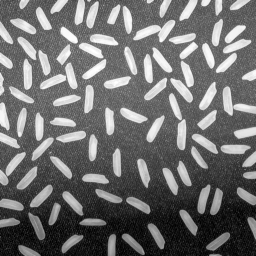
#> input picture Old codes/Dataset/Image6.png, 256 x 256 px, found by its file name
$ jupyter execute plots.ipynb
#> lines starting #> are read from the running program, lines starting #| are printed output that depends on the picture
[cell 1]
import matplotlib.pyplot as plt
import numpy as np
import cv2

Image 3: Cameraman

[cell 2]
Image= 'Cameraman'

# Noise levels
sigma = np.array([5, 10, 20, 30, 40, 50])

# SPGL_BPDN PSNR/SSIM
spgl_bpdn_psnr = np.array([31.78, 28.49, 22.94, 19.41, 16.91, 15.27])
spgl_bpdn_ssim = np.array([0.595, 0.466, 0.347, 0.276, 0.228, 0.191])

# SPGL_LASSO PSNR/SSIM
spgl_lasso_psnr = np.array([33.21, 29.16, 23.58, 20.04, 17.45, 15.73])
spgl_lasso_ssim = np.array([0.608, 0.475, 0.352, 0.278, 0.227, 0.195])

# ELASTIC_Net PSNR/SSIM
elastic_net_psnr = np.array([32.24, 28.90, 23.05, 19.59, 17.14, 15.19])
elastic_net_ssim = np.array([0.591, 0.473, 0.347, 0.277, 0.229, 0.191])

# Create the plot
plt.figure(figsize=(12, 6))

# Plot PSNR for all methods
plt.subplot(1, 2, 1)
plt.plot(sigma, spgl_bpdn_psnr, label='SPGL_BPDN PSNR', marker='o')
plt.plot(sigma, spgl_lasso_psnr, label='SPGL_LASSO PSNR', marker='o')
plt.plot(sigma, elastic_net_psnr, label='ELASTIC_Net PSNR', marker='o')
plt.xlabel('Standard deviation (σ, in pixels) for Image in [0,255]')
plt.ylabel('PSNR')
plt.title('PSNR vs Noise Level: PCA denoising')
plt.legend()
plt.grid(True)

# Plot SSIM for all methods
plt.subplot(1, 2, 2)
plt.plot(sigma, spgl_bpdn_ssim, label='SPGL_BPDN SSIM', marker='o')
plt.plot(sigma, spgl_lasso_ssim, label='SPGL_LASSO SSIM', marker='o')
plt.plot(sigma, elastic_net_ssim, label='ELASTIC_Net SSIM', marker='o')
plt.xlabel('Standard deviation (σ, in pixels) for Image in [0,255]')
plt.ylabel('SSIM')
plt.title('SSIM vs Noise Level: PCA denoising')
plt.legend()
plt.grid(True)

# Show the plot
plt.tight_layout()
plt.show()
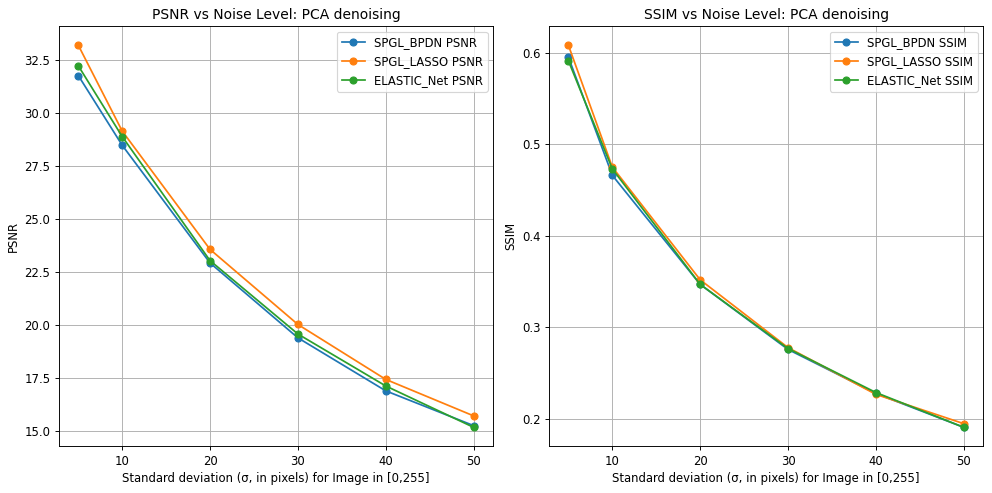
#> figure drawn by matplotlib, 2 panels

[cell 3]
Image= 'Cameraman'

# Noise levels
sigma = np.array([5, 10, 20, 30, 40, 50])

# SPGL_BPDN PSNR/SSIM
spgl_bpdn_psnr = np.array([31.78, 28.49, 22.94, 19.41, 16.91, 15.27])
spgl_bpdn_ssim = np.array([0.595, 0.466, 0.347, 0.276, 0.228, 0.191])

# SPGL_LASSO PSNR/SSIM
spgl_lasso_psnr = np.array([33.21, 29.16, 23.58, 20.04, 17.45, 15.73])
spgl_lasso_ssim = np.array([0.608, 0.475, 0.352, 0.278, 0.227, 0.195])

# ELASTIC_Net PSNR/SSIM
elastic_net_psnr = np.array([32.24, 28.90, 23.05, 19.59, 17.14, 15.19])
elastic_net_ssim = np.array([0.591, 0.473, 0.347, 0.277, 0.229, 0.191])

#NLM Denoising with h=0.01, window 250. Had a better result for sigma=10 with h=0.009 and window 300.
NLM_psnr = np.array([27.8, 23.37, 19.89, 17.92, 15.73, 14.26])
NLM_ssim = np.array([0.325, 0.243, 0.156, 0.123, 0.089, 0.059])

#Adding Gaussian Noise and seeing the PSNR/SSIM at the input
Noisy_psnr = np.array([34.32, 28.49, 22.61, 19.07, 16.74, 14.89])
Noisy_ssim = np.array([0.611, 0.471, 0.348, 0.275, 0.228, 0.190])


# The plot
plt.figure(figsize=(12, 6))

# Plot PSNR for all methods

plt.plot(sigma, spgl_lasso_psnr, label='PSP- with NNC Lasso', marker='o')
plt.plot(sigma, elastic_net_psnr, label='PSP- with NN Lasso', marker='o')
plt.plot(sigma, spgl_bpdn_psnr, label='PSP- with BPDN', marker='o')
plt.plot(sigma, NLM_psnr, label='NLM', marker='o')

plt.xlabel('AWGN standard deviation σ (in pixels)', fontsize= 20)
plt.ylabel('PSNR', fontsize= 20)
# plt.title('PSNR vs Noise Level: Denoising from Patched Subspace Projection',fontsize= 16)
plt.legend(fontsize= 20)
plt.xticks(fontsize=15)
plt.yticks(fontsize=15)
plt.grid(True)


# Show the plot
plt.tight_layout()
plt.show()
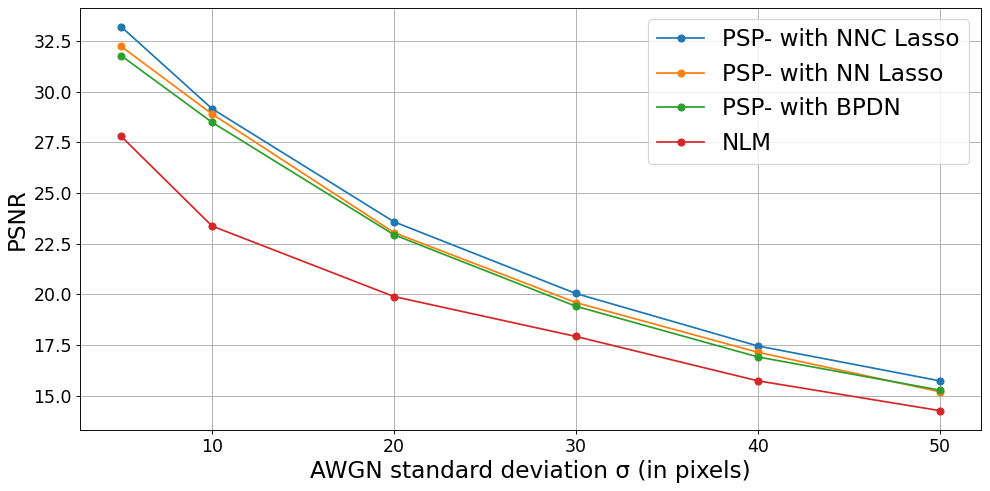
#> figure drawn by matplotlib, 1 panel

[cell 4]
# Create the SSIM plot
plt.figure(figsize=(12, 6))

# Plot PSNR for all methods

plt.plot(sigma, spgl_bpdn_ssim, label='BPDN', marker='o')
plt.plot(sigma, spgl_lasso_ssim, label='NNC Lasso', marker='o')
plt.plot(sigma, elastic_net_ssim, label='NN Lasso', marker='o')
plt.plot(sigma, NLM_ssim, label='NLM', marker='o')

plt.xlabel('AWGN standard deviation σ (in pixels)', fontsize= 20)
plt.ylabel('SSIM', fontsize= 20)
# plt.title('PSNR vs Noise Level: Denoising from Patched Subspace Projection',fontsize= 16)
plt.legend(fontsize= 20)
plt.xticks(fontsize=15)
plt.yticks(fontsize=15)
plt.grid(True)


# Show the plot
plt.tight_layout()
plt.show()
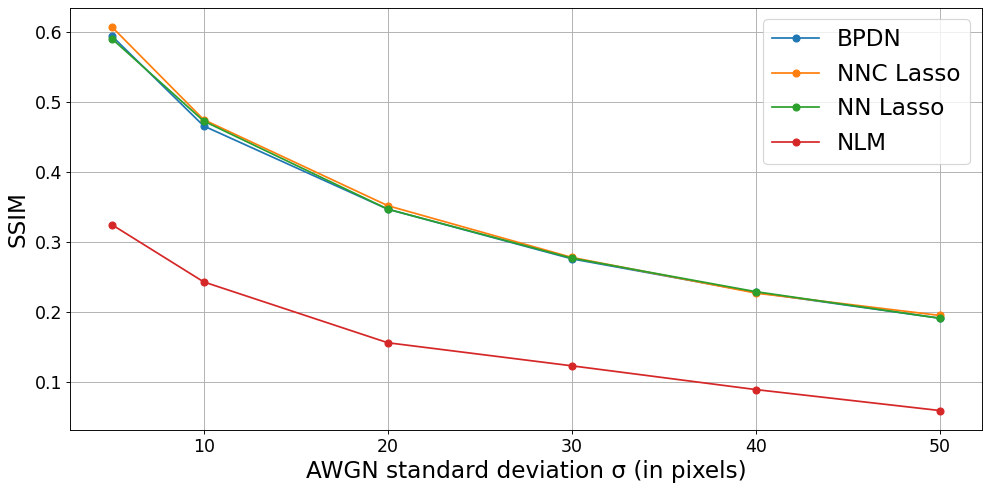
#> figure drawn by matplotlib, 1 panel

[cell 5]
# Create the PSNR plot with noise
plt.figure(figsize=(12, 6))

# Plot PSNR for all methods

plt.plot(sigma, spgl_bpdn_psnr, label='BPDN', marker='o')
plt.plot(sigma, spgl_lasso_psnr, label='NNC Lasso', marker='o')
plt.plot(sigma, elastic_net_psnr, label='NN Lasso', marker='o')
# plt.plot(sigma, NLM_psnr, label='NLM', marker='o')
plt.plot(sigma, Noisy_psnr, label='Noisy', marker='o')

plt.xlabel('AWGN standard deviation σ (in pixels)', fontsize= 20)
plt.ylabel('PSNR', fontsize= 20)
# plt.title('PSNR vs Noise Level: Denoising from Patched Subspace Projection',fontsize= 16)
plt.legend(fontsize= 20)
plt.xticks(fontsize=15)
plt.yticks(fontsize=15)
plt.grid(True)


# Show the plot
plt.tight_layout()
plt.show()

[cell 6]
# SSIM Plot with the noise input
plt.figure(figsize=(12, 6))

# Plot PSNR for all methods

plt.plot(sigma, spgl_bpdn_ssim, label='BPDN', marker='o')
plt.plot(sigma, spgl_lasso_ssim, label='NNC Lasso', marker='o')
plt.plot(sigma, elastic_net_ssim, label='NN Lasso', marker='o')
plt.plot(sigma, NLM_ssim, label='NLM', marker='o')
plt.plot(sigma, Noisy_ssim, label='Noisy', marker='o')

plt.xlabel('AWGN standard deviation σ (in pixels)', fontsize= 20)
plt.ylabel('SSIM', fontsize= 20)
# plt.title('PSNR vs Noise Level: Denoising from Patched Subspace Projection',fontsize= 16)
plt.legend(fontsize= 20)
plt.xticks(fontsize=15)
plt.yticks(fontsize=15)
plt.grid(True)


# Show the plot
plt.tight_layout()
plt.show()

[cell 7]
# SSIM Plot with the noise input
plt.figure(figsize=(12, 6))

# Plot PSNR for all methods

plt.plot(sigma, spgl_bpdn_ssim, label='BPDN', marker='o')
plt.plot(sigma, spgl_lasso_ssim, label='NNC Lasso', marker='o')
plt.plot(sigma, elastic_net_ssim, label='NN Lasso', marker='o')
# plt.plot(sigma, NLM_ssim, label='NLM', marker='o')
plt.plot(sigma, Noisy_ssim, label='Noisy', marker='o')

plt.xlabel('AWGN standard deviation σ (in pixels)', fontsize= 20)
plt.ylabel('SSIM', fontsize= 20)
# plt.title('PSNR vs Noise Level: Denoising from Patched Subspace Projection',fontsize= 16)
plt.legend(fontsize= 20)
plt.xticks(fontsize=15)
plt.yticks(fontsize=15)
plt.grid(True)


# Show the plot
plt.tight_layout()
plt.show()

Image 6: Rice

[cell 8]
Image= 'Rice'

# Noise levels
sigma = np.array([5, 10, 20, 30, 40, 50, 100])

# SPGL_BPDN PSNR/SSIM
spgl_bpdn_psnr = np.array([31.39, 28.28, 23.05, 19.68, 17.21, 15.37, 10.61])
spgl_bpdn_ssim = np.array([0.904, 0.830, 0.675, 0.556, 0.474, 0.406, 0.211])

# SPGL_LASSO PSNR/SSIM
spgl_lasso_psnr = np.array([32.27, 28.43, 23.07, 19.75, 17.49, 15.73, 10.97])
spgl_lasso_ssim = np.array([0.908, 0.832, 0.677, 0.561, 0.481, 0.416, 0.220])

# ELASTIC_Net PSNR/SSIM
elastic_net_psnr = np.array([32.21, 28.40, 22.94, 19.61, 17.26, 15.37, 10.68])
elastic_net_ssim = np.array([0.910, 0.833, 0.672, 0.557, 0.474, 0.405, 0.211])

# Create the plot
plt.figure(figsize=(12, 6))

# Plot PSNR for all methods
plt.subplot(1, 2, 1)
plt.plot(sigma, spgl_bpdn_psnr, label='SPGL_BPDN PSNR', marker='o')
plt.plot(sigma, spgl_lasso_psnr, label='SPGL_LASSO PSNR', marker='o')
plt.plot(sigma, elastic_net_psnr, label='ELASTIC_Net PSNR', marker='o')
plt.xlabel('Standard deviation (σ, in pixels) for Image in [0,255]')
plt.ylabel('PSNR')
plt.title('PSNR vs Noise Level')
plt.legend()
plt.grid(True)

# Plot SSIM for all methods
plt.subplot(1, 2, 2)
plt.plot(sigma, spgl_bpdn_ssim, label='SPGL_BPDN SSIM', marker='o')
plt.plot(sigma, spgl_lasso_ssim, label='SPGL_LASSO SSIM', marker='o')
plt.plot(sigma, elastic_net_ssim, label='ELASTIC_Net SSIM', marker='o')
plt.xlabel('Standard deviation (σ, in pixels) for Image in [0,255]')
plt.ylabel('SSIM')
plt.title('SSIM vs Noise Level: ')
plt.legend()
plt.grid(True)

# Show the plot
plt.tight_layout()
plt.show()

Image1: Fruits

[cell 9]
Image= 'Fruits'

# Noise levels (σ)
sigma = np.array([5, 10, 20, 30, 40, 50, 100])

# SPGL_BPDN PSNR/SSIM
spgl_bpdn_psnr = np.array([35.45, 29.32, 22.95, 19.66, 17.45, 15.82, 11.07])
spgl_bpdn_ssim = np.array([0.625, 0.419, 0.238, 0.161, 0.120, 0.092, 0.034])

# SPGL_LASSO PSNR/SSIM
spgl_lasso_psnr = np.array([35.62, 29.32, 23.33, 20.05, 17.83, 16.23, 11.39])
spgl_lasso_ssim = np.array([0.634, 0.420, 0.249, 0.169, 0.124, 0.096, 0.036])

# ELASTIC_Net PSNR/SSIM
elastic_net_psnr = np.array([35.45, 29.08, 23.22, 19.78, 17.55, 15.84, 11.16])
elastic_net_ssim = np.array([0.624, 0.414, 0.244, 0.163, 0.118, 0.090, 0.034])

# Create the plot
plt.figure(figsize=(12, 6))

# Plot PSNR for all methods
plt.subplot(1, 2, 1)
plt.plot(sigma, spgl_bpdn_psnr, label='SPGL_BPDN PSNR', marker='o')
plt.plot(sigma, spgl_lasso_psnr, label='SPGL_LASSO PSNR', marker='o')
plt.plot(sigma, elastic_net_psnr, label='ELASTIC_Net PSNR', marker='o')
plt.xlabel('Standard deviation (σ, in pixels) for Image in [0,255]')
plt.ylabel('PSNR')
plt.title('PSNR vs Noise Level')
plt.legend()
plt.grid(True)

# Plot SSIM for all methods
plt.subplot(1, 2, 2)
plt.plot(sigma, spgl_bpdn_ssim, label='SPGL_BPDN SSIM', marker='o')
plt.plot(sigma, spgl_lasso_ssim, label='SPGL_LASSO SSIM', marker='o')
plt.plot(sigma, elastic_net_ssim, label='ELASTIC_Net SSIM', marker='o')
plt.xlabel('Standard deviation (σ, in pixels) for Image in [0,255]')
plt.ylabel('SSIM')
plt.title('SSIM vs Noise Level: ')
plt.legend()
plt.grid(True)

# Show the plot
plt.tight_layout()
plt.show()

Image7: wheel

[cell 10]
Image= 'Wheel'

# Noise levels (σ)
sigma = np.array([5, 10, 20, 30, 40, 50])

# SPGL_BPDN PSNR/SSIM
spgl_bpdn_psnr = np.array([35.00, 29.28, 23.38, 20.11, 17.75, 15.99])
spgl_bpdn_ssim = np.array([0.763, 0.623, 0.469, 0.376, 0.301, 0.249])

# SPGL_LASSO PSNR/SSIM
spgl_lasso_psnr = np.array([35.15, 29.32, 23.50, 20.35, 17.97, 16.15])
spgl_lasso_ssim = np.array([0.770, 0.627, 0.471, 0.377, 0.305, 0.250])

# ELASTIC_Net PSNR/SSIM
elastic_net_psnr = np.array([34.82, 29.06, 23.43, 20.17, 17.78, 16.05])
elastic_net_ssim = np.array([0.758, 0.622, 0.471, 0.375, 0.300, 0.248])

# Create the plot
plt.figure(figsize=(12, 6))

# Plot PSNR for all methods
plt.subplot(1, 2, 1)
plt.plot(sigma, spgl_bpdn_psnr, label='SPGL_BPDN PSNR', marker='o')
plt.plot(sigma, spgl_lasso_psnr, label='SPGL_LASSO PSNR', marker='o')
plt.plot(sigma, elastic_net_psnr, label='ELASTIC_Net PSNR', marker='o')
plt.xlabel('Standard deviation (σ, in pixels) for Image in [0,255]')
plt.ylabel('PSNR')
plt.title('PSNR vs Noise Level')
plt.legend()
plt.grid(True)

# Plot SSIM for all methods
plt.subplot(1, 2, 2)
plt.plot(sigma, spgl_bpdn_ssim, label='SPGL_BPDN SSIM', marker='o')
plt.plot(sigma, spgl_lasso_ssim, label='SPGL_LASSO SSIM', marker='o')
plt.plot(sigma, elastic_net_ssim, label='ELASTIC_Net SSIM', marker='o')
plt.xlabel('Standard deviation (σ, in pixels) for Image in [0,255]')
plt.ylabel('SSIM')
plt.title('SSIM vs Noise Level: ')
plt.legend()
plt.grid(True)

# Show the plot
plt.tight_layout()
plt.show()

[cell 11]
Image= 'Wheel'

# Noise levels (σ)
sigma = np.array([5, 10, 20])

# SPGL_BPDN PSNR/SSIM
spgl_bpdn_psnr = np.array([35.00, 29.28, 23.38])
spgl_bpdn_ssim = np.array([0.763, 0.623, 0.469])

# SPGL_LASSO PSNR/SSIM
spgl_lasso_psnr = np.array([35.15, 29.32, 23.50])
spgl_lasso_ssim = np.array([0.770, 0.627, 0.471])

# ELASTIC_Net PSNR/SSIM
elastic_net_psnr = np.array([34.82, 29.06, 23.43])
elastic_net_ssim = np.array([0.758, 0.622, 0.471])

# Create the plot
plt.figure(figsize=(12, 6))

# Plot PSNR for all methods
plt.subplot(1, 2, 1)
plt.plot(sigma, spgl_bpdn_psnr, label='SPGL_BPDN PSNR', marker='o')
plt.plot(sigma, spgl_lasso_psnr, label='SPGL_LASSO PSNR', marker='o')
plt.plot(sigma, elastic_net_psnr, label='ELASTIC_Net PSNR', marker='o')
plt.xlabel('Standard deviation (σ, in pixels) for Image in [0,255]')
plt.ylabel('PSNR')
plt.title('PSNR vs Noise Level')
plt.legend()
plt.grid(True)

# Plot SSIM for all methods
plt.subplot(1, 2, 2)
plt.plot(sigma, spgl_bpdn_ssim, label='SPGL_BPDN SSIM', marker='o')
plt.plot(sigma, spgl_lasso_ssim, label='SPGL_LASSO SSIM', marker='o')
plt.plot(sigma, elastic_net_ssim, label='ELASTIC_Net SSIM', marker='o')
plt.xlabel('Standard deviation (σ, in pixels) for Image in [0,255]')
plt.ylabel('SSIM')
plt.title('SSIM vs Noise Level: ')
plt.legend()
plt.grid(True)

# Show the plot
plt.tight_layout()
plt.show()

Image 9: Tapeholder

[cell 12]
Image= 'TapeHolder'

# Noise levels (σ)
sigma = np.array([5, 10, 20])

# SPGL_BPDN PSNR/SSIM
spgl_bpdn_psnr = np.array([0,0,0])
spgl_bpdn_ssim = np.array([0,0,0])

# SPGL_LASSO PSNR/SSIM
spgl_lasso_psnr = np.array([0,29.37,23.75])
spgl_lasso_ssim = np.array([0,0.337,0.208])

# ELASTIC_Net PSNR/SSIM
elastic_net_psnr = np.array([34.47,0,0])
elastic_net_ssim = np.array([0.472,0,0])

# Create the plot
plt.figure(figsize=(12, 6))

# Plot PSNR for all methods
plt.subplot(1, 2, 1)
plt.plot(sigma, spgl_bpdn_psnr, label='SPGL_BPDN PSNR', marker='o')
plt.plot(sigma, spgl_lasso_psnr, label='SPGL_LASSO PSNR', marker='o')
plt.plot(sigma, elastic_net_psnr, label='ELASTIC_Net PSNR', marker='o')
plt.xlabel('Standard deviation (σ, in pixels) for Image in [0,255]')
plt.ylabel('PSNR')
plt.title('PSNR vs Noise Level')
plt.legend()
plt.grid(True)

# Plot SSIM for all methods
plt.subplot(1, 2, 2)
plt.plot(sigma, spgl_bpdn_ssim, label='SPGL_BPDN SSIM', marker='o')
plt.plot(sigma, spgl_lasso_ssim, label='SPGL_LASSO SSIM', marker='o')
plt.plot(sigma, elastic_net_ssim, label='ELASTIC_Net SSIM', marker='o')
plt.xlabel('Standard deviation (σ, in pixels) for Image in [0,255]')
plt.ylabel('SSIM')
plt.title('SSIM vs Noise Level: ')
plt.legend()
plt.grid(True)

# Show the plot
plt.tight_layout()
plt.show()

[cell 13]
Image= 'CameraMan NLM'

# Noise levels (σ)
sigma = np.array([5, 10, 20, 30, 40, 50])

# SPGL_BPDN PSNR/SSIM
spgl_bpdn_psnr = np.array([34.28, 28.45, 22.51, 19.05, 16.64, 14.90])
spgl_bpdn_ssim = np.array([0.598, 0.468, 0.344, 0.274, 0.227, 0.191])

# SPGL_LASSO PSNR/SSIM
spgl_lasso_psnr = np.array([34.31, 28.64, 22.63, 19.12, 16.70, 14.92])
spgl_lasso_ssim = np.array([0.609, 0.478, 0.345, 0.277, 0.225, 0.189])

# ELASTIC_Net PSNR/SSIM
elastic_net_psnr = np.array([34.31, 28.50, 22.56, 19.10, 16.71, 14.893])
elastic_net_ssim = np.array([0.610, 0.470, 0.345, 0.274, 0.227, 0.192])

# Create the plot
plt.figure(figsize=(12, 6))

# Plot PSNR for all methods
plt.subplot(1, 2, 1)
plt.plot(sigma, spgl_bpdn_psnr, label='BPDN PSNR', marker='o')
plt.plot(sigma, spgl_lasso_psnr, label='NNC_LASSO PSNR', marker='o')
plt.plot(sigma, elastic_net_psnr, label='NN_LASSO PSNR', marker='o')
plt.xlabel('Standard deviation (σ, in pixels) for Image in [0,255]')
plt.ylabel('PSNR')
plt.title('PSNR vs Noise Level: NLM Denoising')
plt.legend()
plt.grid(True)

# Plot SSIM for all methods
plt.subplot(1, 2, 2)
plt.plot(sigma, spgl_bpdn_ssim, label='BPDN SSIM', marker='o')
plt.plot(sigma, spgl_lasso_ssim, label='NNC_LASSO SSIM', marker='o')
plt.plot(sigma, elastic_net_ssim, label='NN_LASSO SSIM', marker='o')
plt.xlabel('Standard deviation (σ, in pixels) for Image in [0,255]')
plt.ylabel('SSIM')
plt.title('SSIM vs Noise Level: NLM Denoising')
plt.legend()
plt.grid(True)

# Show the plot
plt.tight_layout()
plt.show()

The comparison of NLM in the cluster, with the NLM baseline

[cell 14]
Image= 'CameraMan NLM'

# Noise levels (σ)
sigma = np.array([5, 10, 20, 30, 40, 50])

# SPGL_BPDN PSNR/SSIM
spgl_bpdn_psnr = np.array([34.28, 28.45, 22.51, 19.05, 16.64, 14.90])
spgl_bpdn_ssim = np.array([0.607, 0.468, 0.344, 0.274, 0.227, 0.191])

# SPGL_LASSO PSNR/SSIM
spgl_lasso_psnr = np.array([34.31, 28.64, 22.63, 19.12, 16.70, 14.92])
spgl_lasso_ssim = np.array([0.609, 0.478, 0.345, 0.277, 0.225, 0.189])

# ELASTIC_Net PSNR/SSIM
elastic_net_psnr = np.array([34.31, 28.50, 22.56, 19.10, 16.71, 14.893])
elastic_net_ssim = np.array([0.610, 0.470, 0.345, 0.274, 0.227, 0.192])

#NLM Denoising with h=0.01, window 250. Had a better result for sigma=10 with h=0.009 and window 300.
NLM_psnr = np.array([27.8, 23.37, 19.89, 17.92, 15.73, 14.26])
NLM_ssim = np.array([0.325, 0.243, 0.156, 0.123, 0.089, 0.059])

# Create the plot
plt.figure(figsize=(12, 6))

# Plot PSNR for all methods

plt.plot(sigma, spgl_bpdn_psnr, label='BPDN', marker='o')
plt.plot(sigma, spgl_lasso_psnr, label='NNC_LASSO', marker='o')
plt.plot(sigma, elastic_net_psnr, label='NN_LASSO', marker='o')
plt.plot(sigma, NLM_psnr, label='NLM', marker='o')
plt.xlabel('AWGN standard deviation σ (in pixels)', fontsize= 20)
plt.ylabel('PSNR',fontsize= 20)
plt.title('PSNR vs Noise Level: NLM Denoising')
plt.legend()
plt.grid(True)
plt.legend(fontsize= 20)
plt.xticks(fontsize=15)
plt.yticks(fontsize=15)

# Show the plot
plt.tight_layout()
plt.show()

Comparison of another version of Patch SUbspace Projection: adding the mean vector explicitly

[cell 15]
Image= 'CameraMan NLM'

# Noise levels
sigma = np.array([5, 10, 20, 30, 40, 50])

# SPGL_BPDN PSNR/SSIM
spgl_bpdn_psnr = np.array([31.78, 28.49, 22.94, 19.41, 16.91, 15.27])
spgl_bpdn_ssim = np.array([0.595, 0.466, 0.347, 0.276, 0.228, 0.191])

# SPGL_LASSO PSNR/SSIM
spgl_lasso_psnr = np.array([33.21, 29.16, 23.58, 20.04, 17.45, 15.73])
spgl_lasso_ssim = np.array([0.608, 0.475, 0.352, 0.278, 0.227, 0.195])

# ELASTIC_Net PSNR/SSIM
elastic_net_psnr = np.array([32.24, 28.90, 23.05, 19.59, 17.14, 15.19])
elastic_net_ssim = np.array([0.591, 0.473, 0.347, 0.277, 0.229, 0.191])

#NLM Denoising with h=0.01, window 250. Had a better result for sigma=10 with h=0.009 and window 300.
NLM_psnr = np.array([27.8, 23.37, 19.89, 17.92, 15.73, 14.26])
NLM_ssim = np.array([0.325, 0.243, 0.156, 0.123, 0.089, 0.059])

#ELASTIC_Net with explicit mean during PCA projection PSNR/SSIM
elastic_net_wmean_psnr = np.array([6.33, 6.34, 6.23, 6.15, 5.91, 5.83])
elastic_net_wmean_ssim = np.array([0.320, 0.299, 0.219, 0.180, 0.149, 0.132])

# Create the plot
plt.figure(figsize=(12, 6))

# Plot PSNR for all methods
plt.plot(sigma, spgl_bpdn_psnr, label='BPDN', marker='o')
plt.plot(sigma, spgl_lasso_psnr, label='NNC_LASSO', marker='o')
plt.plot(sigma, elastic_net_psnr, label='NN_LASSO', marker='o')
plt.plot(sigma, NLM_psnr, label='NLM', marker='o')
plt.plot(sigma, elastic_net_wmean_psnr, label='NC_LASSO_MeanEnforced', marker='o')
plt.xlabel('AWGN standard deviation σ (in pixels)', fontsize= 20)
plt.ylabel('PSNR',fontsize= 20)
plt.title('PSNR vs Noise Level: Patched Subspace Projection in each cluster')
plt.legend()
plt.grid(True)
plt.legend(fontsize= 20)
plt.xticks(fontsize=15)
plt.yticks(fontsize=15)

# Show the plot
plt.tight_layout()
plt.show()

[cell 16]
Image= 'CameraMan NLM'

# Noise levels (σ)
sigma = np.array([5, 10, 20, 30, 40, 50])

# SPGL_BPDN PSNR/SSIM
spgl_bpdn_psnr = np.array([34.28, 28.45, 22.51, 19.05, 16.64, 14.90])
spgl_bpdn_ssim = np.array([0.607, 0.468, 0.344, 0.274, 0.227, 0.191])

# SPGL_LASSO PSNR/SSIM
spgl_lasso_psnr = np.array([34.31, 28.64, 22.63, 19.12, 16.70, 14.92])
spgl_lasso_ssim = np.array([0.609, 0.478, 0.345, 0.277, 0.225, 0.189])

# ELASTIC_Net PSNR/SSIM
elastic_net_psnr = np.array([34.31, 28.50, 22.56, 19.10, 16.71, 14.893])
elastic_net_ssim = np.array([0.610, 0.470, 0.345, 0.274, 0.227, 0.192])

#NLM Denoising with h=0.01, window 250. Had a better result for sigma=10 with h=0.009 and window 300.
NLM_psnr = np.array([27.8, 23.37, 19.89, 17.92, 15.73, 14.26])
NLM_ssim = np.array([0.325, 0.243, 0.156, 0.123, 0.089, 0.059])

#ELASTIC_Net with explicit mean during PCA projection PSNR/SSIM
elastic_net_wmean_psnr = np.array([6.33, 6.34, 6.23, 6.15, 5.91, 5.83])
elastic_net_wmean_ssim = np.array([0.320, 0.299, 0.219, 0.180, 0.149, 0.132])

# Create the plot
plt.figure(figsize=(12, 6))

# Plot PSNR for all methods
plt.plot(sigma, spgl_bpdn_psnr, label='BPDN', marker='o')
plt.plot(sigma, spgl_lasso_psnr, label='NNC_LASSO', marker='o')
plt.plot(sigma, elastic_net_psnr, label='NN_LASSO', marker='o')
plt.plot(sigma, NLM_psnr, label='NLM', marker='o')
plt.plot(sigma, elastic_net_wmean_psnr, label='NN_LASSO_MeanEnforced', marker='o')
plt.xlabel('AWGN standard deviation σ (in pixels)', fontsize= 20)
plt.ylabel('PSNR',fontsize= 20)
plt.title('PSNR vs Noise Level: NLM Denoising in each cluster')
plt.legend()
plt.grid(True)
plt.legend(fontsize= 20)
plt.xticks(fontsize=15)
plt.yticks(fontsize=15)

# Show the plot
plt.tight_layout()
plt.show()

Create noisy images

[cell 17]
import matplotlib.pyplot as plt
import cv2
import os
import numpy as np
from skimage.restoration import denoise_nl_means, estimate_sigma
from skimage.metrics import structural_similarity as ssim
image_number = 6
# dimensionality (N) of subspace = 64
tile_w = 8
step_size = 8
std_dev = 50

results_dir = "results/FixedNum_spgl_lasso/tilw%d_step%d_noise%d"%(tile_w,step_size,std_dev)
if not os.path.exists(results_dir):
    os.makedirs(results_dir)


image = cv2.imread(f"Dataset/Image{image_number}.png")
#> image is the input picture: shape (256, 256, 3); min 0, max 255, mean 110.6
image = cv2.cvtColor(image, cv2.COLOR_BGR2GRAY)
#> image: shape (256, 256)
#> (the rest of the program and of its run is left out)
